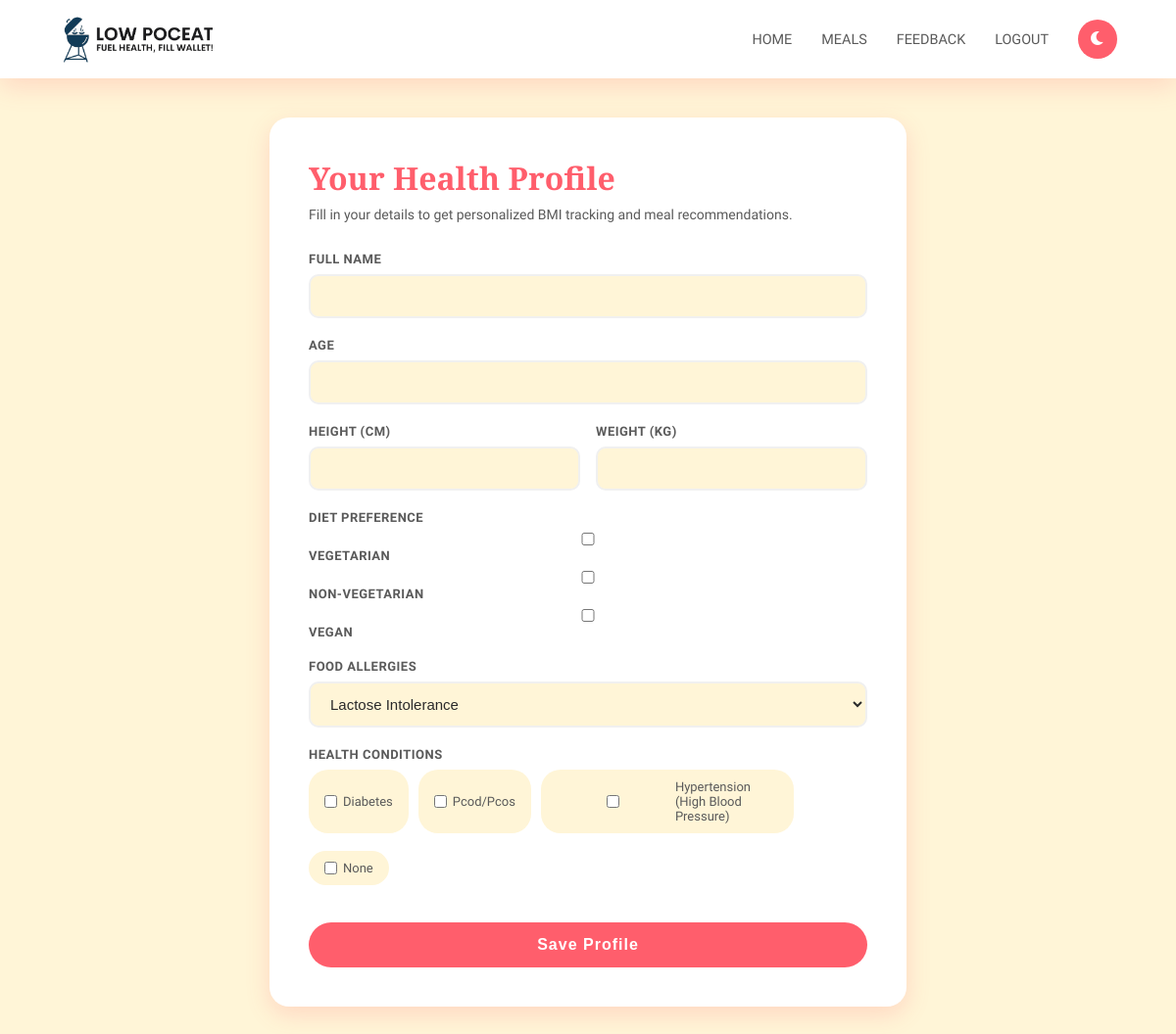
The page /profile/ (signed in) on the database as committed earlier.
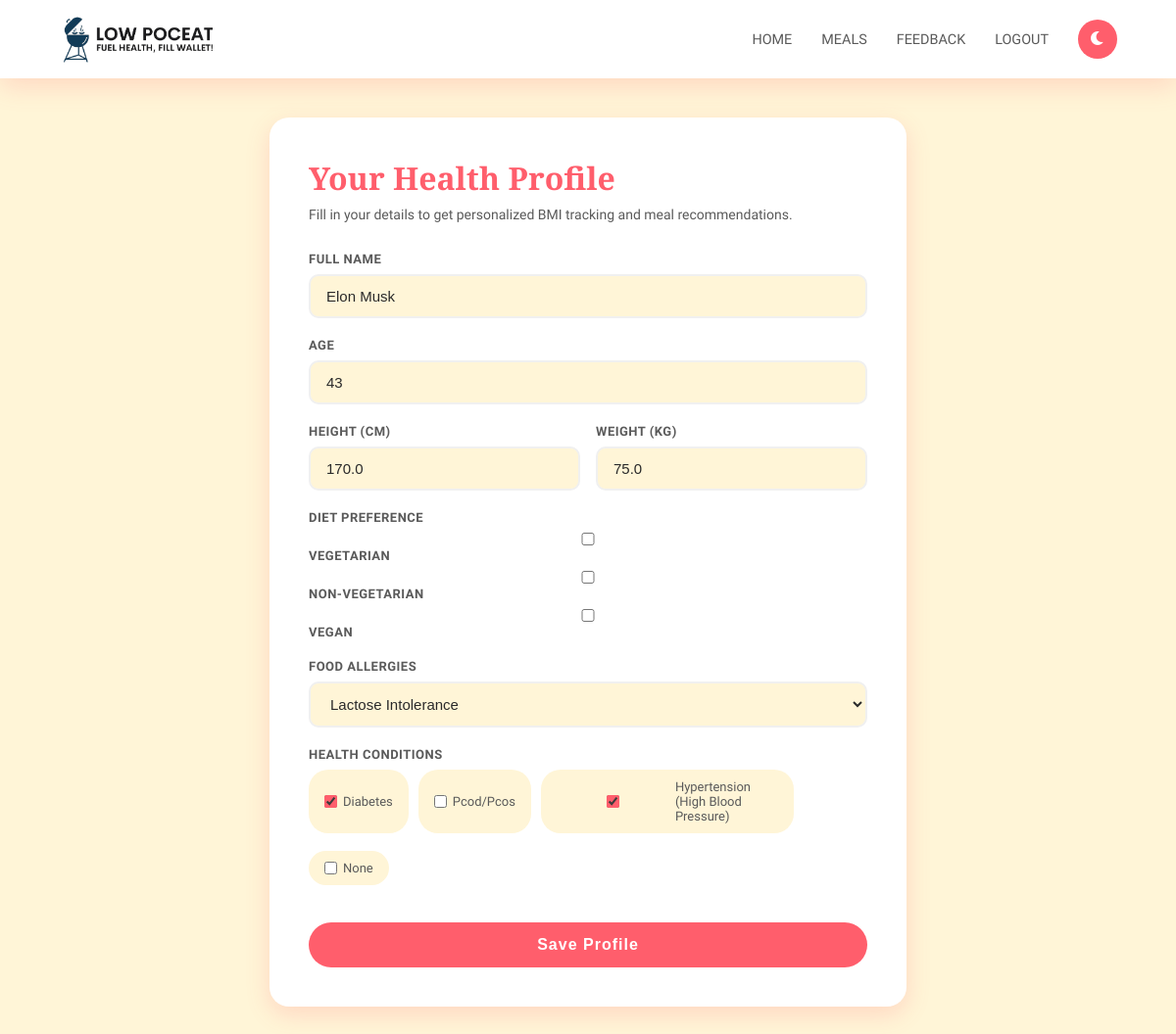
The same page on the database as committed later.
### demo/models.py (models this page shows, shortened)
class HealthConditions(models.Model):
    name = models.CharField(max_length=100, unique=True)
    def __str__(self):
        return self.name

class UserProfile(models.Model):
    DIET_CHOICES = [
        ('Vegan', 'Vegan'),
        ('Vegetarian', 'Vegetarian'),
        ('Non-Vegetarian', 'Non-Vegetarian'),
    ]
    user = models.OneToOneField(User, on_delete=models.CASCADE)
    bio = models.TextField(blank=True, null=True)
    profile_image = models.ImageField(upload_to='profiles/', blank=True, null=True)
    name = models.CharField(max_length=100)
    age = models.IntegerField()
    height = models.FloatField()
    weight = models.FloatField()
    diet_pref = models.CharField(max_length=200, blank=True, null=True)
    food_allergies = models.CharField(max_length=100, blank=True, null=True)
    health_con = models.ManyToManyField(HealthConditions, blank=True)  # User's health conditions

### demo/views.py (the view)
# urls.py: path('profile/', views.user_profile, name='user_profile'),
@login_required
def user_profile(request):
    if request.method == 'POST':
        form = UserProfileForm(request.POST)
        if form.is_valid():
            user_profile, created = UserProfile.objects.update_or_create(
                user=request.user,  # Associate the form data with the logged-in user
                defaults={
                    'name': form.cleaned_data['name'],
                    'age': form.cleaned_data['age'],
                    'height': form.cleaned_data['height'],
                    'weight': form.cleaned_data['weight'],
                    'diet_pref': form.cleaned_data['diet_pref'],
                    'food_allergies': form.cleaned_data['food_allergies'],
                }
            )
            user_profile.health_con.set(form.cleaned_data['health_con'])
            messages.success(request, "Your profile has been updated successfully!")
            return redirect('profile_success')  # Redirect to the success page
        else:
            messages.error(request, "There was an error with your submission.")
    else:
        user_profile = UserProfile.objects.filter(user=request.user).first()
        if user_profile:
            form = UserProfileForm(instance=user_profile)
        else:
            form = UserProfileForm()
    return render(request, 'demo/userprofile.html', {'form': form})

### demo/forms.py
class UserProfileForm(forms.ModelForm):
    diet_pref = forms.MultipleChoiceField(
        choices=[
            ('Vegetarian', 'Vegetarian'),
            ('Non-Vegetarian', 'Non-Vegetarian'),
            ('Vegan', 'Vegan'),
        ],
        widget=forms.CheckboxSelectMultiple,
        required=False
    )
    food_allergies = forms.ChoiceField(
        choices=[
            ('lactose_intolerance', 'Lactose Intolerance'),
            ('gluten_intolerance', 'Gluten Intolerance'),
            ('fructose_intolerance', 'Fructose Intolerance'),
            ('histamine_intolerance', 'Histamine Intolerance'),
        ],
        widget=forms.Select,
        required=False
    )
    health_con = forms.ModelMultipleChoiceField(
        queryset= HealthConditions.objects.all(),
        widget=forms.CheckboxSelectMultiple,
        required=False
    )
    class Meta:
        model = UserProfile
        fields = ['name', 'age', 'height', 'weight', 'diet_pref', 'food_allergies', 'health_con']

### demo/templates/demo/userprofile.html (shortened to what this page needs)
{% load static %}
<!DOCTYPE html>
<html lang="en">
<head>
    <link rel="stylesheet" href="https://cdnjs.cloudflare.com/ajax/libs/font-awesome/6.0.0/css/all.min.css">
</head>
<body>
    <nav class="navbar">
        <img src="{% static 'demo/images/loogo.png' %}" alt="Logo" class="logo">
        <div class="nav-links">
            <a href="{% url 'home' %}">Home</a>
            <a href="{% url 'recipe_list' %}">Meals</a>
            <a href="{% url 'feedback_page' %}">Feedback</a>
            <a href="{% url 'logout' %}">Logout</a>
            <button class="dark-mode-toggle"></button>
        </div>
    </nav>
    <div class="page-wrapper">
        <div class="form-card">
            <h2>Your Health Profile</h2>
            <p class="subtitle">Fill in your details to get personalized BMI tracking and meal recommendations.</p>
            <form method="POST">
                <div class="form-group">
                    <label>Full Name</label>
                    {{ form.name }}
                </div>
                <div class="form-group">
                    <label>Age</label>
                    {{ form.age }}
                </div>
                <div style="display:flex; gap:16px;">
                    <div class="form-group" style="flex:1;">
                        <label>Height (cm)</label>
                        {{ form.height }}
                    </div>
                    <div class="form-group" style="flex:1;">
                        <label>Weight (kg)</label>
                        {{ form.weight }}
                    </div>
                </div>
                <div class="form-group">
                    <label>Diet Preference</label>
                    {{ form.diet_pref }}
                </div>
                <div class="form-group">
                    <label>Food Allergies</label>
                    {{ form.food_allergies }}
                </div>
                <div class="form-group">
                    <label>Health Conditions</label>
                    <div class="checkbox-grid">
                        {% for checkbox in form.health_con %}
                        <label>
                            {{ checkbox.tag }} {{ checkbox.choice_label }}
                        </label>
                        {% endfor %}
                    </div>
                </div>
                <button type="submit" class="submit-btn">Save Profile</button>
            </form>
        </div>
    </div>
</body>
</html>

### demo/templates/demo/userprofile.html (style rules this page uses)
:root { --primary-color: #FF5E6C; --accent-color: #FEB300; --background-dark: #FFF5D7; --background-light: #FFFFFF; --text-dark: #2A2A2A; --text-light: #5A5A5A; --navbar-background: #FFFFFF; --shadow-glow: 0 8px 25px rgba(255, 94, 108, 0.2); --border-radius: 20px; --navbar-height: 80px; }
* { margin: 0; padding: 0; box-sizing: border-box; transition: all 0.3s ease; }
body { font-family: 'Gothic A1', sans-serif; background: var(--background-dark); color: var(--text-dark); }
.navbar { position: fixed; top: 0; width: 100%; padding: 20px 60px; background: var(--navbar-background); display: flex; justify-content: space-between; align-items: center; z-index: 1000; height: var(--navbar-height); box-shadow: var(--shadow-glow); }
.navbar .logo { width: 160px; }
.nav-links { display: flex; gap: 30px; align-items: center; }
.nav-links a { text-decoration: none; color: var(--text-light); font-weight: 500; text-transform: uppercase; font-size: 0.9rem; }
.dark-mode-toggle { width: 40px; height: 40px; background: var(--primary-color); border: none; border-radius: 50%; color: white; font-size: 16px; cursor: pointer; }
.page-wrapper { min-height: 100vh; padding: calc(var(--navbar-height) + 40px) 20px 40px; display: flex; align-items: center; justify-content: center; }
.form-card { background: var(--background-light); border-radius: var(--border-radius); padding: 40px; width: 100%; max-width: 650px; box-shadow: var(--shadow-glow); }
.form-card h2 { font-family: 'Playfair Display', serif; font-size: 2rem; color: var(--primary-color); margin-bottom: 8px; }
.form-card p.subtitle { color: var(--text-light); font-size: 14px; margin-bottom: 30px; }
.form-group { margin-bottom: 20px; }
.form-group label { display: block; font-size: 13px; font-weight: 600; color: var(--text-light); text-transform: uppercase; letter-spacing: 0.5px; margin-bottom: 8px; }
.form-group input, .form-group select, .form-group textarea { width: 100%; padding: 12px 16px; border: 2px solid #f0f0f0; border-radius: 10px; font-size: 15px; color: var(--text-dark); background: var(--background-dark); outline: none; }
.checkbox-grid { display: flex; flex-wrap: wrap; gap: 10px; margin-top: 8px; }
.checkbox-grid label { display: flex; align-items: center; gap: 6px; background: var(--background-dark); padding: 8px 14px; border-radius: 20px; font-size: 13px; font-weight: 400; text-transform: none; letter-spacing: 0; cursor: pointer; border: 2px solid transparent; }
.checkbox-grid input[type="checkbox"] { accent-color: var(--primary-color); }
.submit-btn { width: 100%; padding: 14px; background: var(--primary-color); color: white; border: none; border-radius: 50px; font-size: 16px; font-weight: 700; cursor: pointer; margin-top: 10px; letter-spacing: 1px; }

Rows that differ between the two databases and show on the page:
added UserProfile: name "Elon Musk", age "43", height "170.0", weight "75.0", diet_pref "☐ ☐ ☐", food_allergies "Lactose Intolerance"
Other text that changed with them:
form field health_con: "☐" → "☑"
form field diet_pref: "☐ ☐ ☐" → (not shown)
form field food_allergies: "Lactose Intolerance" → (not shown)
